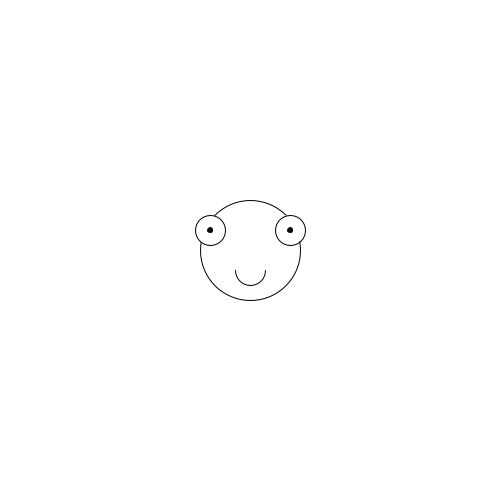
Frame 1 (no input)
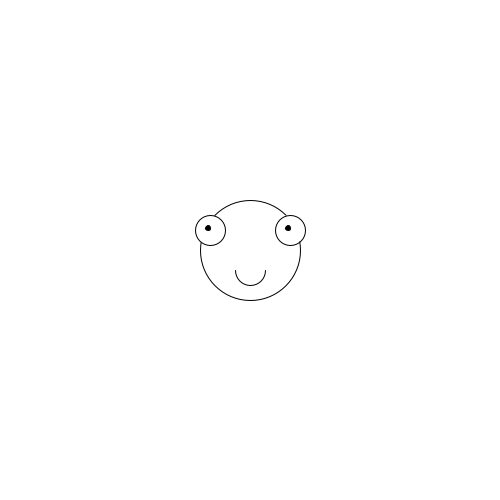
Frame 60 (the mouse pressed at the canvas centre just before this capture)
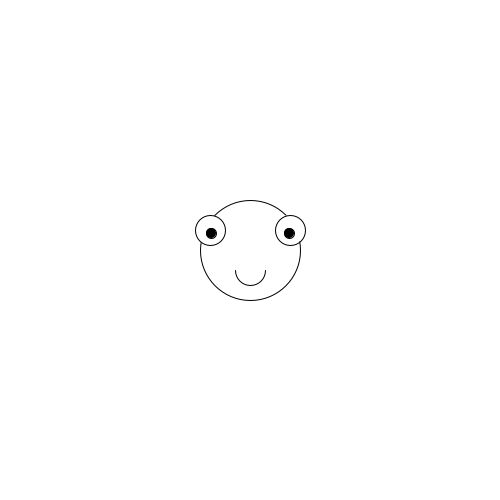
Frame 120 (the mouse held since frame 60 and released just before this capture)

The Processing sketch that drew these frames (run headless with seeded random() and noise(); from frame 60 on, the mouse is pressed at the canvas centre):

// Processing sketch: processing_61695
// ── processing_61695.pde

int yPos;
int rxPos,lxPos;
int eye;
int eyeColor;
void face(int a,int b)
{
  fill(255);
  ellipse(a,b,100,100);
  ellipse(a-40,b-20,30,30);  //왼
  ellipse(a+40,b-20,30,30);  //올른
  arc(a,b+20,30,30,0,radians(180));
  fill(eyeColor);
  ellipse(a+40+rxPos,b-20+yPos,eye,eye);
  ellipse(a-40+lxPos,b-20+yPos,eye,eye);

  float d = dist(mouseX,mouseY,a,b);

  if(mouseX>a+40)
  {
    if(mouseY<b-20)
    {
      rxPos=+2;
      lxPos=+2;
      yPos=-2;
    }
    else if(mouseY>b-20)
    {
      rxPos=+2;
      lxPos=+2;
      yPos=+2;
    }
  }
  else if(mouseX<a+40 && mouseX>a-40)
  {
    if(mouseY<b-20)
    {
      rxPos=-1;
      lxPos=+1;
      yPos=-3;
    }
    else if(mouseY>b-20)
    {
      rxPos=-1;
      lxPos=+1;
      yPos=+3;
    }
  }
  else if(mouseX<a-40)
  {
    if(mouseY<b-20)
    {
      rxPos=-2;
      lxPos=-2;
      yPos=-2;
    }
    else if(mouseY>b-20)
    {
      rxPos=-2;
      lxPos=-2;
      yPos=+2;
    }
  }

  if(50>d)
  {
    eye=10;
  }
  else  eye=5;
}

void setup()
{
  size(500,500);
  rxPos=0;
  lxPos=0;
  eye=5;
  eyeColor=0;
}

void draw()
{
  background(255);
  smooth();
  face(width/2,height/2);
  
  
}
